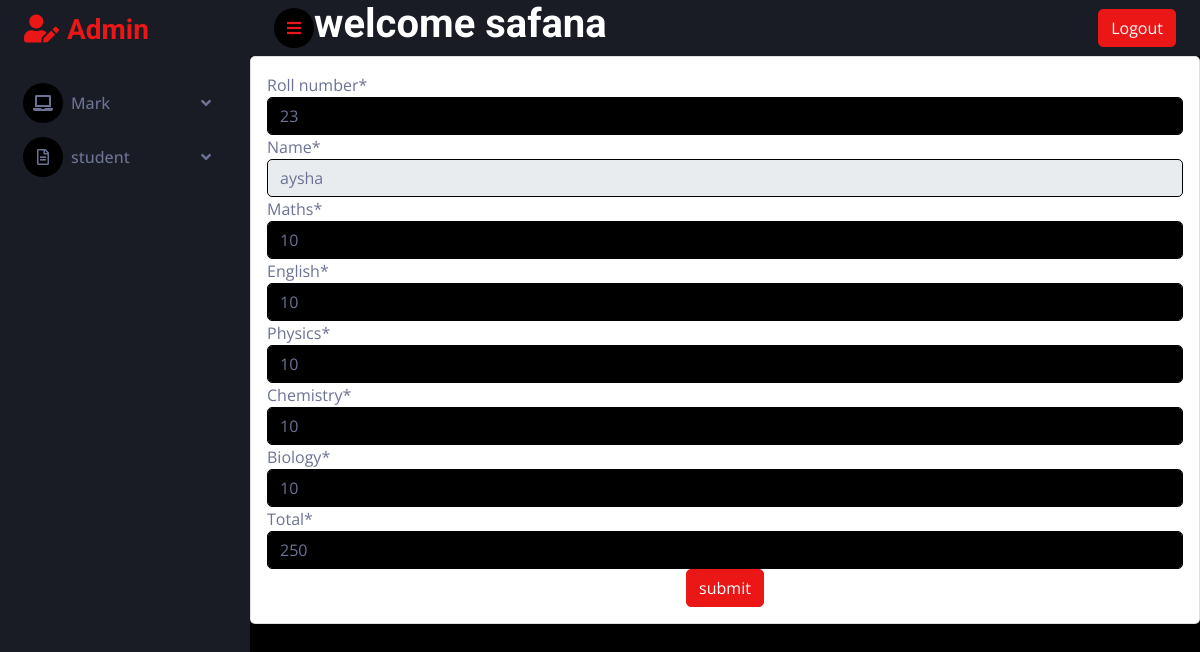
Page /mark_update/1/ (signed in) on the committed database.
### studentapp/models.py (models this page shows, shortened)
class Login_view(AbstractUser):
    is_student = models.BooleanField(default=False)
    is_admin = models.BooleanField(default=False)

class Mark(models.Model)  :
    roll_number = models.IntegerField(default=0,unique=True)
    name = models.ForeignKey(Student_Registration,on_delete=models.CASCADE)
    maths= models.IntegerField(validators=[MaxValueValidator(50)])
    english = models.IntegerField(validators=[MaxValueValidator(50)])
    physics = models.IntegerField(validators=[MaxValueValidator(50)])
    chemistry = models.IntegerField(validators=[MaxValueValidator(50)])
    biology = models.IntegerField(validators=[MaxValueValidator(50)])
    Total = models.IntegerField(validators=[MaxValueValidator(250)])
    Total_mark = models.IntegerField(default=0)
    def Total_mark(self):
        self.Total_mark=self.maths + self.english +self.physics +self.chemistry +self.biology
        return self.Total_mark

class Student_Registration(models.Model):
    user = models.OneToOneField(Login_view,on_delete=models.CASCADE,related_name='student',null=True)
    name=models.CharField(max_length=200)
    dob= models.DateField()
    phone=models.IntegerField()
    age= models.IntegerField(default=0)
    student_image = models.FileField(upload_to='profilepic/',validators=[validate_file_size])
    def age(self):
        age = datetime.date.today() - self.dob
        return int((age).days / 365.25)
    def __str__(self):
        return self.name

### studentapp/views.py (the view)
# urls.py: path('mark_update/<int:id>/',views.mark_update,name='mark_update'),
@login_required(login_url='log')
def mark_update(request,id):
    fee1 = Mark.objects.get(id=id)
    form = mark_form(instance=fee1)
    if request.method =='POST' :
        form=mark_form(request.POST,instance = fee1)
    if form.is_valid():
        form.save()
        return redirect('view_admin_mark')
    return render(request,'add_mark.html',{'form':form})

### studentapp/forms.py
class mark_form(forms.ModelForm):
    class Meta:
        model = Mark
        fields = "__all__"

### templates/add_mark.html (shortened to what this page needs)
{% extends 'admin.html' %}
{% load crispy_forms_tags %}
{% block content %}
<div class="card">
    <div class="card-body">
        <form method="post">
        {{form|crispy}}
           <center>  <button type="submit" class="btn btn-primary">submit</button></center>
            </form>
    </div>
</div>
{% endblock %}

### templates/admin.html (shortened to what this page needs)
<!DOCTYPE html>
{% load static %}
<html lang="en">
<head>
    <link href="https://cdnjs.cloudflare.com/ajax/libs/font-awesome/5.10.0/css/all.min.css" rel="stylesheet">
    <link href="https://cdn.jsdelivr.net/npm/bootstrap-icons@1.4.1/font/bootstrap-icons.css" rel="stylesheet">
    <link href="{% static 'lib/owlcarousel/assets/owl.carousel.min.css' %}" rel="stylesheet">
    <link href="{% static 'lib/tempusdominus/css/tempusdominus-bootstrap-4.min.css' %}" rel="stylesheet" />
    <link href="{% static 'css/bootstrap.min.css' %}" rel="stylesheet">
    <link href="{% static 'css/style.css' %}" rel="stylesheet">
</head>
<body>
    <div class="container-fluid position-relative d-flex p-0">
        <div class="sidebar pe-4 pb-3">
            <nav class="navbar bg-secondary navbar-dark">
                <a href="index.html" class="navbar-brand mx-4 mb-3">
                    <h3 class="text-primary"><i class="fa fa-user-edit me-2"></i>Admin</h3>
                </a>
                <div class="navbar-nav w-100">
                    <div class="nav-item dropdown">
                        <a href="#" class="nav-link dropdown-toggle" data-bs-toggle="dropdown"><i class="fa fa-laptop me-2"></i>Mark</a>
                    </div>
                    <div class="nav-item dropdown">
                        <a href="#" class="nav-link dropdown-toggle" data-bs-toggle="dropdown"><i class="far fa-file-alt me-2"></i>student</a>
                    </div>
                </div>
            </nav>
        </div>
        <div class="content">
            <nav class="navbar navbar-expand bg-secondary navbar-dark sticky-top px-4 py-0">
                <a href="#" class="sidebar-toggler flex-shrink-0">
                    <i class="fa fa-bars"></i>
                </a><h1>welcome {{request.user}}</h1>
                          <a class="btn btn-primary" style="margin-left:auto;" href="{% url 'view_logout_student' %}">Logout</a>
            </nav>
{% block content %}
             {% endblock %}
</body>
</html>

### static/css/style.css (style rules this page uses)
:root { --primary: #EB1616; --secondary: #191C24; --light: #6C7293; --dark: #000000; }
.btn { transition: .5s; }
.sidebar { position: fixed; top: 0; left: 0; bottom: 0; width: 250px; height: 100vh; overflow-y: auto; background: var(--secondary); transition: 0.5s; z-index: 999; }
.content { margin-left: 250px; min-height: 100vh; background: var(--dark); transition: 0.5s; }
@media (min-width: 992px) { .sidebar { margin-left: 0; } }
@media (min-width: 992px) { .content { width: calc(100% - 250px); } }
.sidebar .navbar .navbar-nav .nav-link { padding: 7px 20px; color: var(--light); font-weight: 500; border-left: 3px solid var(--secondary); border-radius: 0 30px 30px 0; outline: none; }
.sidebar .navbar .navbar-nav .nav-link i { width: 40px; height: 40px; display: inline-flex; align-items: center; justify-content: center; background: var(--dark); border-radius: 40px; }
.sidebar .navbar .dropdown-toggle::after { position: absolute; top: 15px; right: 15px; border: none; content: "\f107"; font-family: "Font Awesome 5 Free"; font-weight: 900; transition: .5s; }
.content .navbar .sidebar-toggler, .content .navbar .navbar-nav .nav-link i { width: 40px; height: 40px; display: inline-flex; align-items: center; justify-content: center; background: var(--dark); border-radius: 40px; }

### rows in the picture
Login_view: user "safana"
Mark: roll_number "23", maths "10", english "10", physics "10", chemistry "10", biology "10", Total "250"
Student_Registration: name "aysha"
